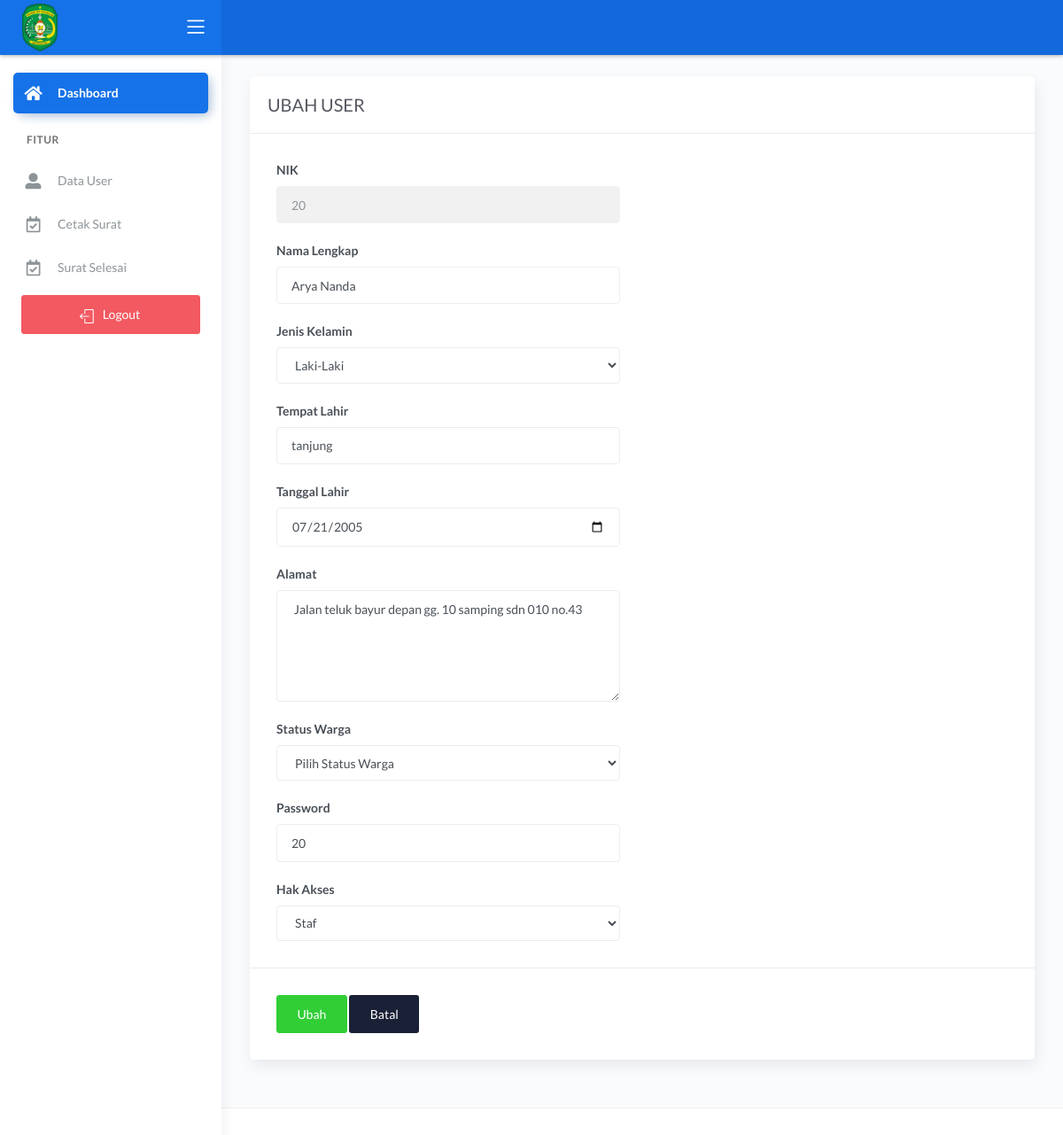
The app's page /staf/main2.php?halaman=ubah_user&nik=20 (signed in), older data.
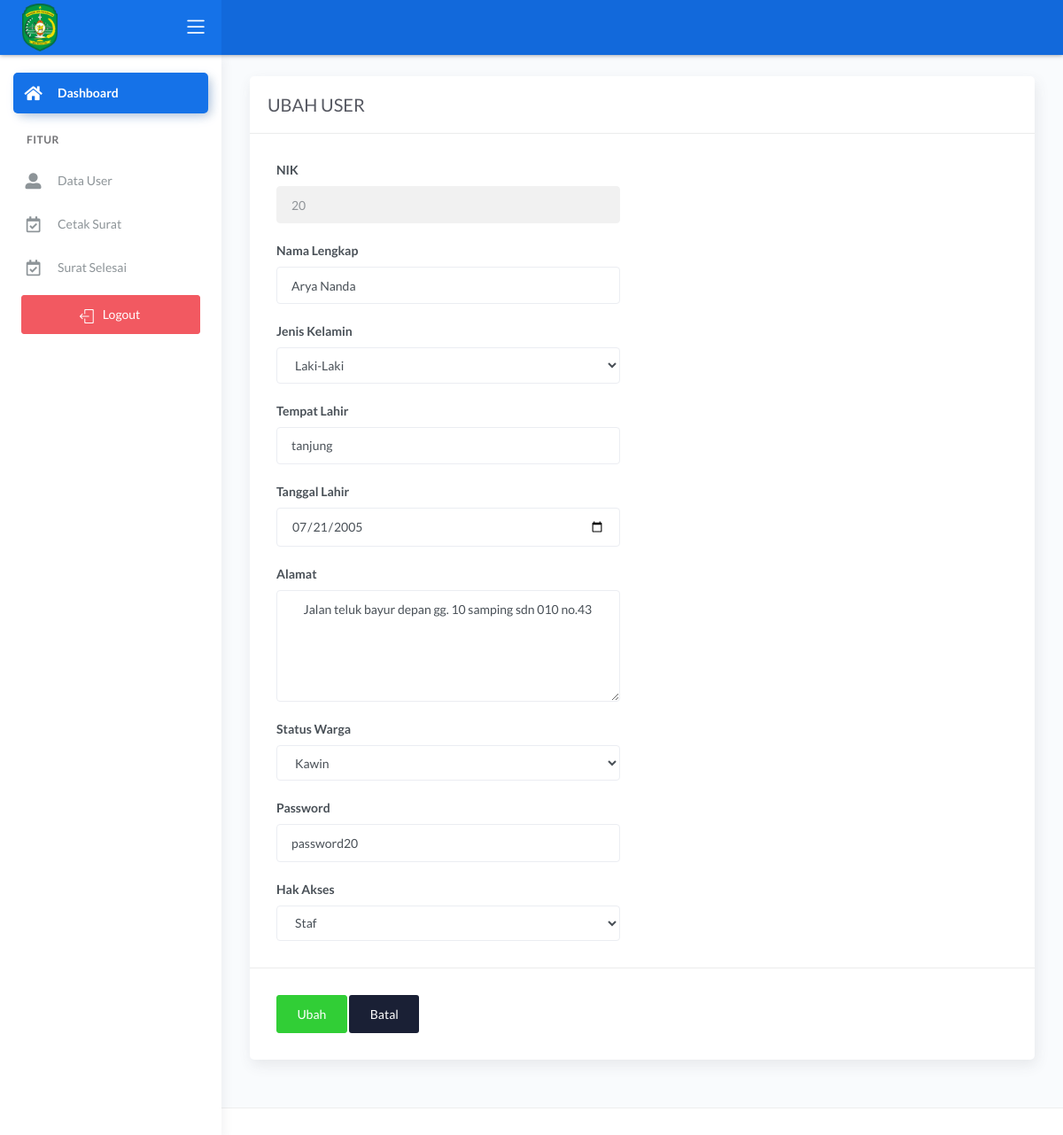
The same page, newer data.
### tables this page shows
CREATE TABLE `data_user` (
  `nik` varchar(16) NOT NULL,
  `password` varchar(225) NOT NULL,
  `hak_akses` varchar(50) NOT NULL,
  `nama` varchar(30) NOT NULL,
  `tanggal_lahir` date NOT NULL,
  `tempat_lahir` varchar(30) NOT NULL,
  `jekel` varchar(20) NOT NULL,
  `agama` varchar(20) DEFAULT NULL,
  `rt` int DEFAULT NULL,
  `alamat` text,
  `telepon` varchar(13) DEFAULT NULL,
  `pekerjaan` varchar(50) DEFAULT NULL,
  `status_warga` varchar(30) DEFAULT NULL
);

### staf/ubah_user.php (the view, shortened to what this page needs)
<?php include '../konek.php';?>
<?php
	if(isset($_GET['nik'])){
		$nik = $_GET['nik'];
		$tampil_nik = "SELECT * FROM data_user WHERE nik=$nik";
		$query = mysqli_query($konek,$tampil_nik);
		$data = mysqli_fetch_array($query,MYSQLI_BOTH);
		$nik = $data['nik'];
		$nama = $data['nama'];
		$tempat = $data['tempat_lahir'];
		$tanggal = $data['tanggal_lahir'];
		$jekel = $data['jekel'];
		$alamat = $data['alamat'];
		$password = $data['password'];
		$status_warga = $data['status_warga'];
	}
?>
<link href="../style/css/sweetalert.css" rel="stylesheet" type="text/css">
<div class="page-inner">
					<div class="row">
						<div class="col-md-12">
						<form method="POST">
							<div class="card">
								<div class="card-header">
									<div class="card-title">UBAH USER</div>
								</div>
								<div class="card-body">
									<div class="row">
											<div class="col-md-6 col-lg-6">
												<div class="form-group">
													<label>NIK</label>
													<input type="number" name="nik" class="form-control" placeholder="NIK Anda.." value="<?= $nik;?>" readonly>
												</div>
												<div class="form-group">
													<label>Nama Lengkap</label>
													<input type="text" name="nama" class="form-control" placeholder="Nama Lengkap Anda.." value="<?= $nama;?>">
												</div>
												<div class="form-group">
													<label>Jenis Kelamin</label>
													<select name="jekel" class="form-control">
														<option value="Laki-Laki" <?php if($jekel=="Laki-Laki") echo 'selected'?>>Laki-Laki</option>
													</select>
												</div>
												<div class="form-group">
													<label>Tempat Lahir</label>
													<input type="text" name="tempat" class="form-control" value="<?= $tempat;?>" placeholder="Tempat Lahir Anda..">
												</div>
												<div class="form-group">
													<label>Tanggal Lahir</label>
													<input type="date" name="tgl" class="form-control" value="<?= $tanggal;?>">
												</div>
												<div class="form-group">
													<label for="comment">Alamat</label>
													<textarea class="form-control" name="alamat" rows="5"><?= $alamat?></textarea>
												</div>
												<div class="form-group">
													<label>Status Warga</label>
													<select name="status_warga" class="form-control">
														<option disabled="" selected="">Pilih Status Warga</option>
														<option value="Kawin" <?php if($status_warga=="Kawin") echo 'selected'?>>Kawin</option>
													</select>
												</div>
												<div class="form-group">
													<label>Password</label>
													<input type="text" name="password" value="<?php echo $password;?>" class="form-control">
                                                </div>
                                                <div class="form-group">
													<label>Hak Akses</label>
													<select name="hak_akses" class="form-control">
														<option value="Staf" <?php if($hak_akses=="Staf") echo 'selected'?>>Staf</option>
													</select>
												</div>
											</div>
									</div>
								</div>
								<div class="card-action">
									<button name="ubah" class="btn btn-success">Ubah</button>
									<a href="?halaman=beranda" class="btn btn-default">Batal</a>
								</div>
							</div>
						</div>
					</div>
</div>

Row changes from the older to the newer data that the page shows:
changed data_user "Arya Nanda": status_warga (not shown) → "Kawin"; password "20" → "password20"
Text that changed along with them:
form field status_warga: "Pilih Status Warga" → (not shown)
